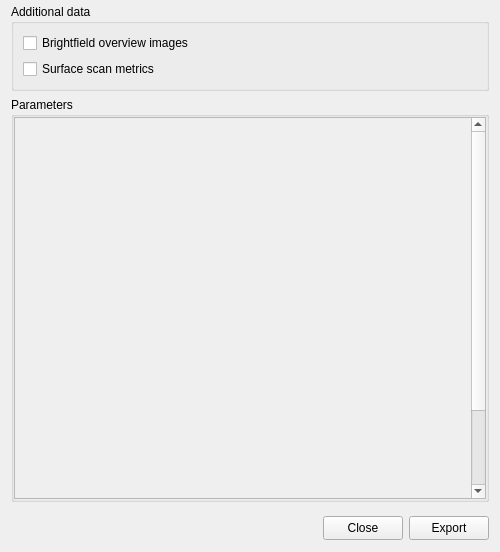
<?xml version="1.0" encoding="UTF-8"?>
<ui version="4.0">
 <class>Form</class>
 <widget class="QWidget" name="Form">
  <property name="geometry">
   <rect>
    <x>0</x>
    <y>0</y>
    <width>500</width>
    <height>552</height>
   </rect>
  </property>
  <property name="minimumSize">
   <size>
    <width>500</width>
    <height>300</height>
   </size>
  </property>
  <property name="windowTitle">
   <string>Form</string>
  </property>
  <layout class="QVBoxLayout" name="verticalLayout">
   <property name="topMargin">
    <number>4</number>
   </property>
   <property name="bottomMargin">
    <number>4</number>
   </property>
   <item>
    <widget class="QGroupBox" name="groupBox_additional">
     <property name="title">
      <string>Additional data</string>
     </property>
     <layout class="QVBoxLayout" name="verticalLayout_additional">
      <item>
       <widget class="QCheckBox" name="checkbox_export_overview_brightfield">
        <property name="text">
         <string>Brightfield overview images</string>
        </property>
       </widget>
      </item>
      <item>
       <widget class="QCheckBox" name="checkbox_export_surface">
        <property name="text">
         <string>Surface scan metrics</string>
        </property>
       </widget>
      </item>
     </layout>
    </widget>
   </item>
   <item>
    <widget class="QWidget" name="widget_content" native="true">
     <layout class="QHBoxLayout" name="horizontalLayout_2">
      <property name="leftMargin">
       <number>0</number>
      </property>
      <property name="topMargin">
       <number>0</number>
      </property>
      <property name="rightMargin">
       <number>0</number>
      </property>
      <property name="bottomMargin">
       <number>0</number>
      </property>
      <item>
       <widget class="QGroupBox" name="groupBox">
        <property name="title">
         <string>Parameters</string>
        </property>
        <layout class="QVBoxLayout" name="verticalLayout_2">
         <property name="leftMargin">
          <number>0</number>
         </property>
         <property name="topMargin">
          <number>0</number>
         </property>
         <property name="rightMargin">
          <number>0</number>
         </property>
         <property name="bottomMargin">
          <number>0</number>
         </property>
         <item>
          <widget class="QWidget" name="widget_settings" native="true">
           <layout class="QHBoxLayout" name="horizontalLayout_7">
            <property name="spacing">
             <number>0</number>
            </property>
            <property name="leftMargin">
             <number>0</number>
            </property>
            <property name="topMargin">
             <number>0</number>
            </property>
            <property name="rightMargin">
             <number>0</number>
            </property>
            <property name="bottomMargin">
             <number>0</number>
            </property>
            <item>
             <widget class="QScrollArea" name="scrollArea">
              <property name="frameShadow">
               <enum>QFrame::Raised</enum>
              </property>
              <property name="lineWidth">
               <number>0</number>
              </property>
              <property name="widgetResizable">
               <bool>true</bool>
              </property>
              <widget class="QWidget" name="scrollAreaWidgetContents">
               <property name="geometry">
                <rect>
                 <x>0</x>
                 <y>0</y>
                 <width>478</width>
                 <height>481</height>
                </rect>
               </property>
               <property name="sizePolicy">
                <sizepolicy hsizetype="Preferred" vsizetype="Preferred">
                 <horstretch>0</horstretch>
                 <verstretch>0</verstretch>
                </sizepolicy>
               </property>
               <property name="minimumSize">
                <size>
                 <width>0</width>
                 <height>480</height>
                </size>
               </property>
               <layout class="QVBoxLayout" name="verticalLayout_12">
                <property name="spacing">
                 <number>0</number>
                </property>
                <property name="leftMargin">
                 <number>0</number>
                </property>
                <property name="topMargin">
                 <number>0</number>
                </property>
                <property name="rightMargin">
                 <number>0</number>
                </property>
                <property name="bottomMargin">
                 <number>0</number>
                </property>
                <item>
                 <widget class="QWidget" name="widget" native="true"/>
                </item>
               </layout>
              </widget>
             </widget>
            </item>
           </layout>
          </widget>
         </item>
        </layout>
       </widget>
      </item>
     </layout>
    </widget>
   </item>
   <item>
    <widget class="QWidget" name="widget_buttons" native="true">
     <property name="minimumSize">
      <size>
       <width>0</width>
       <height>40</height>
      </size>
     </property>
     <property name="maximumSize">
      <size>
       <width>16777215</width>
       <height>40</height>
      </size>
     </property>
     <layout class="QHBoxLayout" name="horizontalLayout">
      <property name="leftMargin">
       <number>0</number>
      </property>
      <property name="topMargin">
       <number>0</number>
      </property>
      <property name="rightMargin">
       <number>0</number>
      </property>
      <property name="bottomMargin">
       <number>0</number>
      </property>
      <item>
       <spacer name="horizontalSpacer">
        <property name="orientation">
         <enum>Qt::Horizontal</enum>
        </property>
        <property name="sizeHint" stdset="0">
         <size>
          <width>40</width>
          <height>20</height>
         </size>
        </property>
       </spacer>
      </item>
      <item>
       <widget class="QPushButton" name="button_cancel">
        <property name="minimumSize">
         <size>
          <width>0</width>
          <height>24</height>
         </size>
        </property>
        <property name="maximumSize">
         <size>
          <width>100</width>
          <height>16777215</height>
         </size>
        </property>
        <property name="text">
         <string>Close</string>
        </property>
       </widget>
      </item>
      <item>
       <widget class="QPushButton" name="button_export">
        <property name="minimumSize">
         <size>
          <width>0</width>
          <height>24</height>
         </size>
        </property>
        <property name="maximumSize">
         <size>
          <width>100</width>
          <height>16777215</height>
         </size>
        </property>
        <property name="text">
         <string>Export</string>
        </property>
       </widget>
      </item>
     </layout>
    </widget>
   </item>
  </layout>
 </widget>
 <resources/>
 <connections/>
</ui>
